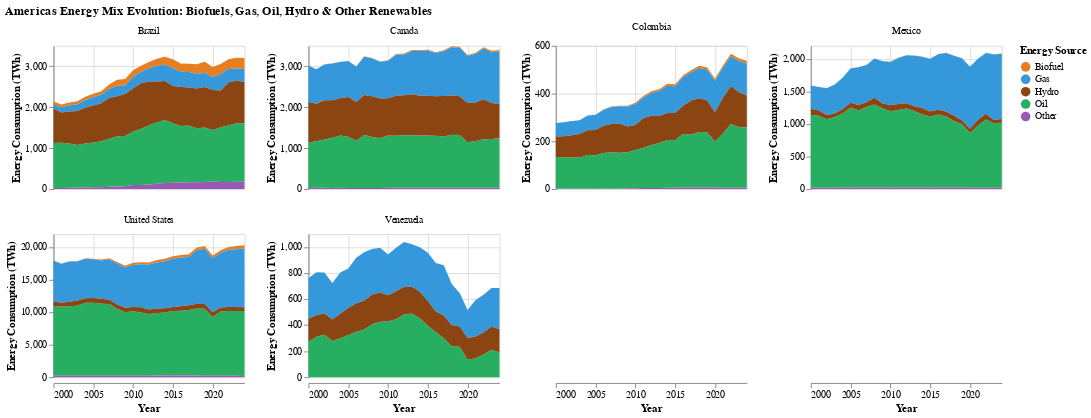

Notebook cell for this chart:
### Markdown cell above
<div style="background-color: #d2e6f8ff; border-left:6px solid #9dcffaff; padding:15px; margin:15px 0;">

<h2>VIZ TASK: Americas Energy Mix Stacked Trellis Chart</h2>
<h5>Create a stacked trellis area chart (using <code>americas_long</code> showing energy consumption by source across multiple countries.</h5>
<h4>Chart Specifications:</h4>
<ul>
  <li><b>Mark:</b> <code>area</code></li>
  <li><b>X channel:</b> <code>year:T</code>, title = "Year".</li>
  <li><b>Y channel:</b> <code>consumption_twh:Q</code>, title = "Energy Consumption (TWh)", with stacking set to zero.</li>
  <li><b>Color channel:</b> <code>energy_source:N</code>.</li>
  <li><b>Tooltip:</b> Show <code>country</code>, <code>year</code>, <code>energy_source</code>, and <code>consumption_twh</code>. Format <code>consumption_twh</code> values to 2 decimal places <code>".2f"</code>).</li>
  <li><b>Facet:</b> 3-column faceting by <code>country</code></li>
</ul>

<h4>Styling Specifications:</h4>
<ul>
  <li><b>Chart Properties:</b> Width = 200px, Height = 150px.</li>
  <li><b>Mark Styling:</b> strokeWidth = 3.</li>
  <li><b>Title:</b> <i>"Americas Energy Mix Evolution: Biofuels, Gas, Oil, Hydro & Other Renewables"</i>.</li>
  <li><b>Legend:</b> Title = "Energy Source".</li>
  <li><b>Color Scheme:</b> Use custom color range <code>range=['#E67E22', '#3498DB', '#8B4513', '#27AE60', '#9B59B6']</code>.</li>
  <li><b>Scale Resolution:</b> Y channel scales set to independent (each subplot has its own y-scale).</li>
</ul>

</div>


_Points:_ 25

### Code cell
# Create stacked trellis area chart
americas_stacked_trellis_chart = alt.Chart(americas_consumption).mark_area(strokeWidth = 3).encode(
    alt.X('year:T', title = 'Year'),
    alt.Y('consumption_twh:Q', title = 'Energy Consumption (TWh)', stack = 'zero'),
    alt.Color('energy_source:N', title = "Energy Source", scale = alt.Scale(range=['#E67E22', '#3498DB', '#8B4513', '#27AE60', '#9B59B6'])),
    tooltip = ['country', 'year', 'energy_source', 
               alt.Tooltip('consumption_twh', format = '.2f')],
    facet=alt.Facet('country:N', title=None, columns = 4),  # <- key change
).properties(
    width = 200,
    height = 150,
    title = "Americas Energy Mix Evolution: Biofuels, Gas, Oil, Hydro & Other Renewables"
).resolve_scale(
    y = 'independent'
)

# Show the plot
americas_stacked_trellis_chart

### Figure 1 — Vega-Lite specification as saved in the notebook (floating-point values rounded to 4 significant figures; data arrays with more than 128 entries replaced by an {"elided": "..."} marker saying what was removed)
{"config": {"view": {"continuousWidth": 300, "continuousHeight": 300}}, "data": {"name": "data-7809723448256b1285c49c1f89a2c8df"}, "mark": {"type": "area", "strokeWidth": 3}, "encoding": {"color": {"field": "energy_source", "scale": {"range": ["#E67E22", "#3498DB", "#8B4513", "#27AE60", "#9B59B6"]}, "title": "Energy Source", "type": "nominal"}, "facet": {"columns": 4, "field": "country", "title": null, "type": "nominal"}, "tooltip": [{"field": "country", "type": "nominal"}, {"field": "year", "type": "temporal"}, {"field": "energy_source", "type": "nominal"}, {"field": "consumption_twh", "format": ".2f", "type": "quantitative"}], "x": {"field": "year", "title": "Year", "type": "temporal"}, "y": {"field": "consumption_twh", "stack": "zero", "title": "Energy Consumption (TWh)", "type": "quantitative"}}, "height": 150, "resolve": {"scale": {"y": "independent"}}, "title": "Americas Energy Mix Evolution: Biofuels, Gas, Oil, Hydro & Other Renewables", "width": 200, "$schema": "https://vega.github.io/schema/vega-lite/v5.20.1.json", "datasets": {"data-7809723448256b1285c49c1f89a2c8df": {"elided": "702 records"}}}
